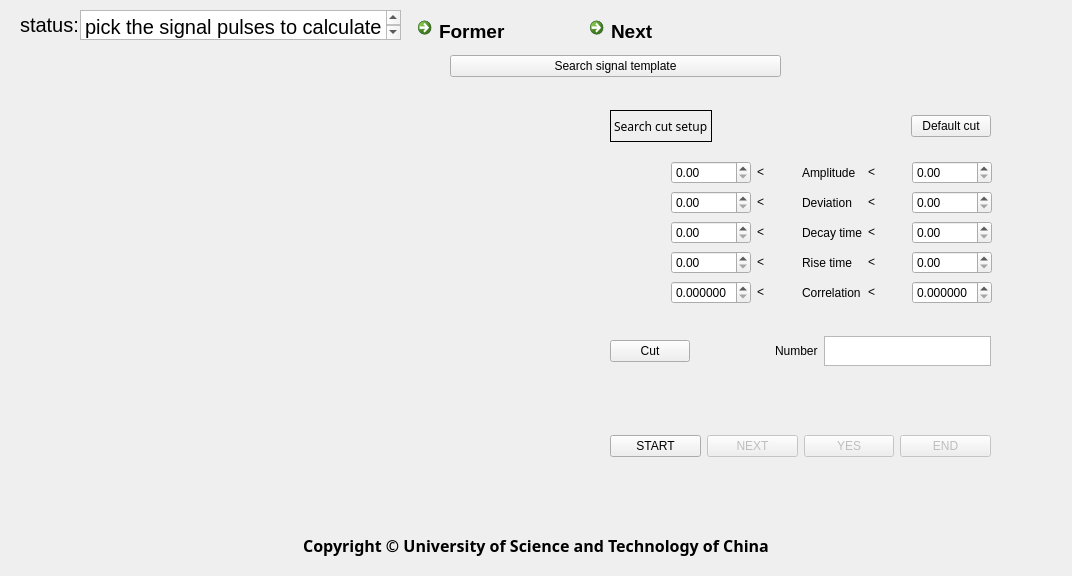
<?xml version="1.0" encoding="UTF-8"?>
<ui version="4.0">
 <class>MainWindow</class>
 <widget class="QMainWindow" name="MainWindow">
  <property name="geometry">
   <rect>
    <x>0</x>
    <y>0</y>
    <width>1072</width>
    <height>576</height>
   </rect>
  </property>
  <property name="font">
   <font>
    <underline>false</underline>
   </font>
  </property>
  <property name="windowTitle">
   <string>MainWindow</string>
  </property>
  <widget class="QWidget" name="centralwidget">
   <widget class="QLabel" name="label">
    <property name="geometry">
     <rect>
      <x>20</x>
      <y>10</y>
      <width>58</width>
      <height>30</height>
     </rect>
    </property>
    <property name="font">
     <font>
      <pointsize>15</pointsize>
      <underline>false</underline>
     </font>
    </property>
    <property name="text">
     <string>status:</string>
    </property>
   </widget>
   <widget class="QTextBrowser" name="textBrowser">
    <property name="geometry">
     <rect>
      <x>80</x>
      <y>10</y>
      <width>321</width>
      <height>30</height>
     </rect>
    </property>
    <property name="maximumSize">
     <size>
      <width>16777215</width>
      <height>30</height>
     </size>
    </property>
    <property name="font">
     <font>
      <pointsize>15</pointsize>
      <underline>false</underline>
     </font>
    </property>
    <property name="html">
     <string>&lt;!DOCTYPE HTML PUBLIC &quot;-//W3C//DTD HTML 4.0//EN&quot; &quot;http://www.w3.org/TR/REC-html40/strict.dtd&quot;&gt;
&lt;html&gt;&lt;head&gt;&lt;meta name=&quot;qrichtext&quot; content=&quot;1&quot; /&gt;&lt;style type=&quot;text/css&quot;&gt;
p, li { white-space: pre-wrap; }
&lt;/style&gt;&lt;/head&gt;&lt;body style=&quot; font-family:'.AppleSystemUIFont'; font-size:15pt; font-weight:400; font-style:normal;&quot;&gt;
&lt;p style=&quot; margin-top:0px; margin-bottom:0px; margin-left:0px; margin-right:0px; -qt-block-indent:0; text-indent:0px;&quot;&gt;pick the signal pulses to calculate template&lt;/p&gt;&lt;/body&gt;&lt;/html&gt;</string>
    </property>
   </widget>
   <widget class="MplWidget" name="MplWidget" native="true">
    <property name="enabled">
     <bool>true</bool>
    </property>
    <property name="geometry">
     <rect>
      <x>20</x>
      <y>90</y>
      <width>551</width>
      <height>431</height>
     </rect>
    </property>
    <property name="mouseTracking">
     <bool>true</bool>
    </property>
    <property name="tabletTracking">
     <bool>true</bool>
    </property>
   </widget>
   <widget class="QLabel" name="label_16">
    <property name="geometry">
     <rect>
      <x>136</x>
      <y>530</y>
      <width>800</width>
      <height>30</height>
     </rect>
    </property>
    <property name="font">
     <font>
      <family>MS PGothic</family>
      <pointsize>12</pointsize>
      <weight>75</weight>
      <bold>true</bold>
      <underline>false</underline>
     </font>
    </property>
    <property name="text">
     <string>Copyright © University of Science and Technology of China</string>
    </property>
    <property name="alignment">
     <set>Qt::AlignCenter</set>
    </property>
    <property name="wordWrap">
     <bool>true</bool>
    </property>
   </widget>
   <widget class="QWidget" name="layoutWidget">
    <property name="geometry">
     <rect>
      <x>410</x>
      <y>10</y>
      <width>338</width>
      <height>30</height>
     </rect>
    </property>
    <layout class="QGridLayout" name="gridLayout">
     <item row="0" column="0">
      <widget class="QCommandLinkButton" name="commandLinkButton_former">
       <property name="maximumSize">
        <size>
         <width>16777215</width>
         <height>30</height>
        </size>
       </property>
       <property name="font">
        <font>
         <pointsize>14</pointsize>
         <underline>false</underline>
        </font>
       </property>
       <property name="text">
        <string>Former</string>
       </property>
      </widget>
     </item>
     <item row="0" column="1">
      <widget class="QCommandLinkButton" name="commandLinkButton_next">
       <property name="maximumSize">
        <size>
         <width>16777215</width>
         <height>30</height>
        </size>
       </property>
       <property name="font">
        <font>
         <pointsize>14</pointsize>
         <underline>false</underline>
        </font>
       </property>
       <property name="text">
        <string>Next</string>
       </property>
      </widget>
     </item>
    </layout>
   </widget>
   <widget class="QWidget" name="layoutWidget">
    <property name="geometry">
     <rect>
      <x>450</x>
      <y>50</y>
      <width>331</width>
      <height>32</height>
     </rect>
    </property>
    <layout class="QHBoxLayout" name="horizontalLayout">
     <item>
      <widget class="QPushButton" name="pushButton_search">
       <property name="text">
        <string>Search signal template</string>
       </property>
       <property name="checkable">
        <bool>false</bool>
       </property>
      </widget>
     </item>
    </layout>
   </widget>
   <widget class="QWidget" name="gridLayoutWidget">
    <property name="geometry">
     <rect>
      <x>671</x>
      <y>160</y>
      <width>321</width>
      <height>147</height>
     </rect>
    </property>
    <layout class="QGridLayout" name="gridLayout_3">
     <item row="1" column="1">
      <widget class="QLabel" name="label_7">
       <property name="text">
        <string>&lt;</string>
       </property>
      </widget>
     </item>
     <item row="1" column="4">
      <widget class="QDoubleSpinBox" name="doubleSpinBox_blRMSmax">
       <property name="minimumSize">
        <size>
         <width>80</width>
         <height>0</height>
        </size>
       </property>
       <property name="decimals">
        <number>2</number>
       </property>
       <property name="maximum">
        <double>10000.000000000000000</double>
       </property>
      </widget>
     </item>
     <item row="1" column="0">
      <widget class="QDoubleSpinBox" name="doubleSpinBox_blRMSmin">
       <property name="minimumSize">
        <size>
         <width>80</width>
         <height>0</height>
        </size>
       </property>
       <property name="decimals">
        <number>2</number>
       </property>
       <property name="maximum">
        <double>10000.000000000000000</double>
       </property>
      </widget>
     </item>
     <item row="0" column="4">
      <widget class="QDoubleSpinBox" name="doubleSpinBox_ampmax">
       <property name="minimumSize">
        <size>
         <width>80</width>
         <height>0</height>
        </size>
       </property>
       <property name="decimals">
        <number>2</number>
       </property>
       <property name="maximum">
        <double>10000.000000000000000</double>
       </property>
      </widget>
     </item>
     <item row="2" column="0">
      <widget class="QDoubleSpinBox" name="doubleSpinBox_dtmin">
       <property name="minimumSize">
        <size>
         <width>80</width>
         <height>0</height>
        </size>
       </property>
       <property name="decimals">
        <number>2</number>
       </property>
       <property name="maximum">
        <double>10000.000000000000000</double>
       </property>
      </widget>
     </item>
     <item row="1" column="3">
      <widget class="QLabel" name="label_9">
       <property name="text">
        <string>&lt;</string>
       </property>
      </widget>
     </item>
     <item row="0" column="0">
      <widget class="QDoubleSpinBox" name="doubleSpinBox_ampmin">
       <property name="minimumSize">
        <size>
         <width>80</width>
         <height>0</height>
        </size>
       </property>
       <property name="decimals">
        <number>2</number>
       </property>
       <property name="maximum">
        <double>10000.000000000000000</double>
       </property>
      </widget>
     </item>
     <item row="1" column="2">
      <widget class="QLabel" name="label_8">
       <property name="text">
        <string>Deviation</string>
       </property>
      </widget>
     </item>
     <item row="0" column="3">
      <widget class="QLabel" name="label_2">
       <property name="text">
        <string>&lt;</string>
       </property>
      </widget>
     </item>
     <item row="0" column="2">
      <widget class="QLabel" name="label_amp">
       <property name="text">
        <string>Amplitude</string>
       </property>
      </widget>
     </item>
     <item row="5" column="0">
      <widget class="QDoubleSpinBox" name="doubleSpinBox_coefmin">
       <property name="minimumSize">
        <size>
         <width>80</width>
         <height>0</height>
        </size>
       </property>
       <property name="decimals">
        <number>6</number>
       </property>
       <property name="maximum">
        <double>1.000000000000000</double>
       </property>
      </widget>
     </item>
     <item row="0" column="1">
      <widget class="QLabel" name="label_3">
       <property name="text">
        <string>&lt;</string>
       </property>
      </widget>
     </item>
     <item row="2" column="2">
      <widget class="QLabel" name="label_11">
       <property name="text">
        <string>Decay time</string>
       </property>
      </widget>
     </item>
     <item row="4" column="0">
      <widget class="QDoubleSpinBox" name="doubleSpinBox_rtmin">
       <property name="minimumSize">
        <size>
         <width>80</width>
         <height>0</height>
        </size>
       </property>
       <property name="decimals">
        <number>2</number>
       </property>
       <property name="maximum">
        <double>10000.000000000000000</double>
       </property>
      </widget>
     </item>
     <item row="2" column="4">
      <widget class="QDoubleSpinBox" name="doubleSpinBox_dtmax">
       <property name="minimumSize">
        <size>
         <width>80</width>
         <height>0</height>
        </size>
       </property>
       <property name="decimals">
        <number>2</number>
       </property>
       <property name="maximum">
        <double>10000.000000000000000</double>
       </property>
      </widget>
     </item>
     <item row="4" column="4">
      <widget class="QDoubleSpinBox" name="doubleSpinBox_rtmax">
       <property name="minimumSize">
        <size>
         <width>80</width>
         <height>0</height>
        </size>
       </property>
       <property name="decimals">
        <number>2</number>
       </property>
       <property name="maximum">
        <double>10000.000000000000000</double>
       </property>
      </widget>
     </item>
     <item row="5" column="4">
      <widget class="QDoubleSpinBox" name="doubleSpinBox_coefmax">
       <property name="minimumSize">
        <size>
         <width>80</width>
         <height>0</height>
        </size>
       </property>
       <property name="decimals">
        <number>6</number>
       </property>
       <property name="maximum">
        <double>1.000000000000000</double>
       </property>
      </widget>
     </item>
     <item row="2" column="3">
      <widget class="QLabel" name="label_12">
       <property name="text">
        <string>&lt;</string>
       </property>
      </widget>
     </item>
     <item row="4" column="3">
      <widget class="QLabel" name="label_15">
       <property name="text">
        <string>&lt;</string>
       </property>
      </widget>
     </item>
     <item row="2" column="1">
      <widget class="QLabel" name="label_4">
       <property name="text">
        <string>&lt;</string>
       </property>
      </widget>
     </item>
     <item row="4" column="1">
      <widget class="QLabel" name="label_10">
       <property name="text">
        <string>&lt;</string>
       </property>
      </widget>
     </item>
     <item row="4" column="2">
      <widget class="QLabel" name="label_13">
       <property name="text">
        <string>Rise time</string>
       </property>
      </widget>
     </item>
     <item row="5" column="2">
      <widget class="QLabel" name="label_26">
       <property name="text">
        <string>Correlation</string>
       </property>
      </widget>
     </item>
     <item row="5" column="1">
      <widget class="QLabel" name="label_27">
       <property name="text">
        <string>&lt;</string>
       </property>
      </widget>
     </item>
     <item row="5" column="3">
      <widget class="QLabel" name="label_28">
       <property name="text">
        <string>&lt;</string>
       </property>
      </widget>
     </item>
    </layout>
   </widget>
   <widget class="QWidget" name="gridLayoutWidget_3">
    <property name="geometry">
     <rect>
      <x>610</x>
      <y>330</y>
      <width>381</width>
      <height>42</height>
     </rect>
    </property>
    <layout class="QGridLayout" name="gridLayout_4">
     <item row="0" column="3">
      <widget class="QTextBrowser" name="textBrowser_bl">
       <property name="enabled">
        <bool>true</bool>
       </property>
       <property name="sizePolicy">
        <sizepolicy hsizetype="Expanding" vsizetype="Fixed">
         <horstretch>0</horstretch>
         <verstretch>0</verstretch>
        </sizepolicy>
       </property>
       <property name="maximumSize">
        <size>
         <width>16777215</width>
         <height>30</height>
        </size>
       </property>
      </widget>
     </item>
     <item row="0" column="2">
      <widget class="QLabel" name="label_num">
       <property name="text">
        <string>Number</string>
       </property>
      </widget>
     </item>
     <item row="0" column="0">
      <widget class="QPushButton" name="pushButton_cut">
       <property name="text">
        <string>Cut</string>
       </property>
      </widget>
     </item>
     <item row="0" column="1">
      <spacer name="horizontalSpacer_2">
       <property name="orientation">
        <enum>Qt::Horizontal</enum>
       </property>
       <property name="sizeHint" stdset="0">
        <size>
         <width>168</width>
         <height>27</height>
        </size>
       </property>
      </spacer>
     </item>
    </layout>
   </widget>
   <widget class="QWidget" name="layoutWidget_2">
    <property name="geometry">
     <rect>
      <x>610</x>
      <y>430</y>
      <width>381</width>
      <height>32</height>
     </rect>
    </property>
    <layout class="QHBoxLayout" name="horizontalLayout_2">
     <item>
      <widget class="QPushButton" name="pushButton_start">
       <property name="text">
        <string>START</string>
       </property>
      </widget>
     </item>
     <item>
      <widget class="QPushButton" name="pushButton_next">
       <property name="enabled">
        <bool>false</bool>
       </property>
       <property name="text">
        <string>NEXT</string>
       </property>
      </widget>
     </item>
     <item>
      <widget class="QPushButton" name="pushButton_yes">
       <property name="enabled">
        <bool>false</bool>
       </property>
       <property name="text">
        <string>YES</string>
       </property>
       <property name="checkable">
        <bool>false</bool>
       </property>
      </widget>
     </item>
     <item>
      <widget class="QPushButton" name="pushButton_end">
       <property name="enabled">
        <bool>false</bool>
       </property>
       <property name="text">
        <string>END</string>
       </property>
       <property name="checkable">
        <bool>false</bool>
       </property>
      </widget>
     </item>
    </layout>
   </widget>
   <widget class="QWidget" name="horizontalLayoutWidget">
    <property name="geometry">
     <rect>
      <x>610</x>
      <y>110</y>
      <width>381</width>
      <height>32</height>
     </rect>
    </property>
    <layout class="QHBoxLayout" name="horizontalLayout_3">
     <item>
      <widget class="QLabel" name="label_14">
       <property name="font">
        <font>
         <family>Heiti SC</family>
         <underline>false</underline>
        </font>
       </property>
       <property name="frameShape">
        <enum>QFrame::Box</enum>
       </property>
       <property name="text">
        <string>Search cut setup</string>
       </property>
      </widget>
     </item>
     <item>
      <spacer name="horizontalSpacer">
       <property name="orientation">
        <enum>Qt::Horizontal</enum>
       </property>
       <property name="sizeHint" stdset="0">
        <size>
         <width>40</width>
         <height>20</height>
        </size>
       </property>
      </spacer>
     </item>
     <item>
      <widget class="QPushButton" name="pushButton_defaultcut">
       <property name="text">
        <string>Default cut</string>
       </property>
      </widget>
     </item>
    </layout>
   </widget>
  </widget>
 </widget>
 <customwidgets>
  <customwidget>
   <class>MplWidget</class>
   <extends>QWidget</extends>
   <header location="global">mplwidget.h</header>
   <container>1</container>
  </customwidget>
 </customwidgets>
 <resources/>
 <connections/>
</ui>
